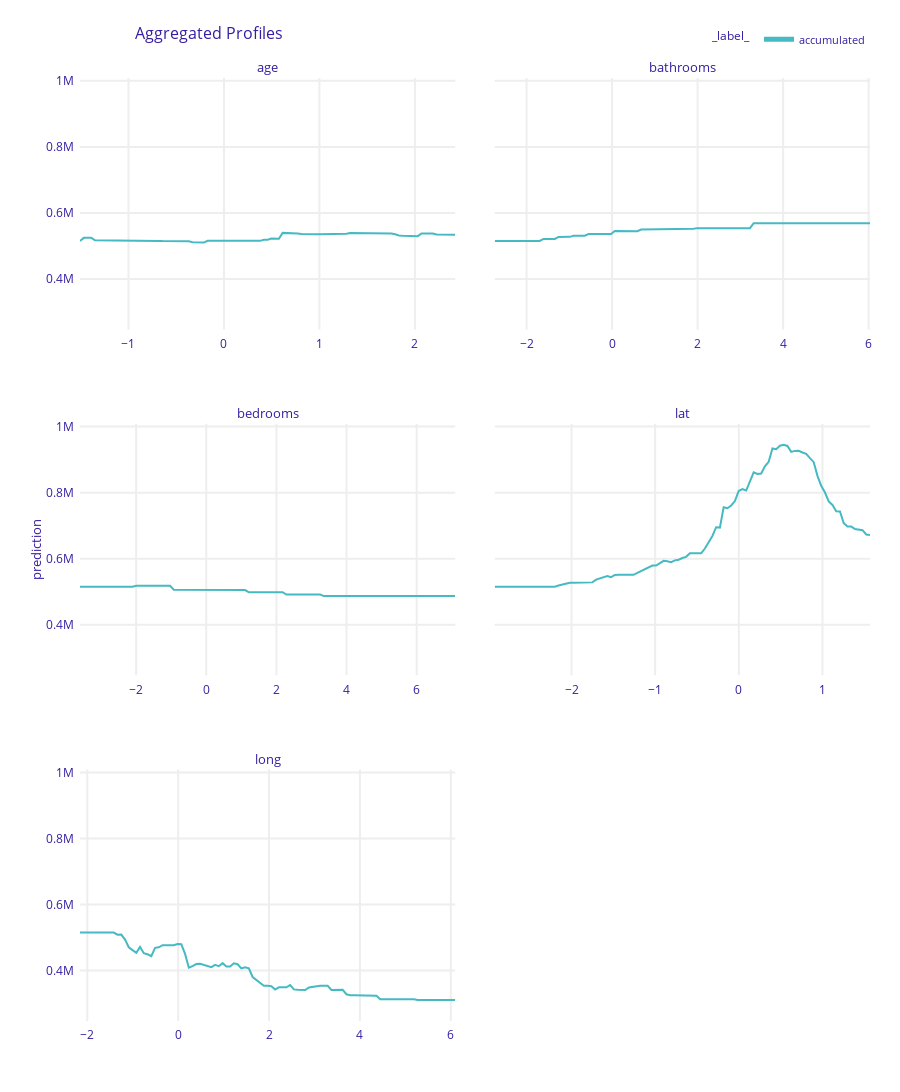

Source (notebook cell):
### Code cell
variables = ['age',
             'bathrooms', 'bedrooms',
#     'condition',  'floors', 'grade',
    'lat','long',
#     'sqft_above', 'sqft_basement', 'sqft_living',
#     'view',  'waterfront', 'zipcode'
            ]

mprof_accm = joblib.load(path_mprof_accm)
mprof_accm.plot(variables=variables) # use first parameter another model, if you have it.

### Figure 1 — Plotly figure (JSON) as saved in the notebook; plotly's stock layout.template omitted (floating-point values rounded to 4 significant figures; data arrays with more than 128 entries replaced by an {"elided": "..."} marker saying what was removed)
{"data": [{"customdata": {"elided": "101x5 mixed values"}, "hovertemplate": "<b>%{hovertext}</b><br><br>prediction=%{customdata[0]:.3f}<br>mean_prediction=%{customdata[1]:.3f}<extra></extra>", "hovertext": ["accumulated", "accumulated", "accumulated", "accumulated", "accumulated", "accumulated", "accumulated", "accumulated", "accumulated", "accumulated", "accumulated", "accumulated", "accumulated", "accumulated", "accumulated", "accumulated", "accumulated", "accumulated", "accumulated", "accumulated", "accumulated", "accumulated", "accumulated", "accumulated", "accumulated", "accumulated", "accumulated", "accumulated", "accumulated", "accumulated", "accumulated", "accumulated", "accumulated", "accumulated", "accumulated", "accumulated", "accumulated", "accumulated", "accumulated", "accumulated", "accumulated", "accumulated", "accumulated", "accumulated", "accumulated", "accumulated", "accumulated", "accumulated", "accumulated", "accumulated", "accumulated", "accumulated", "accumulated", "accumulated", "accumulated", "accumulated", "accumulated", "accumulated", "accumulated", "accumulated", "accumulated", "accumulated", "accumulated", "accumulated", "accumulated", "accumulated", "accumulated", "accumulated", "accumulated", "accumulated", "accumulated", "accumulated", "accumulated", "accumulated", "accumulated", "accumulated", "accumulated", "accumulated", "accumulated", "accumulated", "accumulated", "accumulated", "accumulated", "accumulated", "accumulated", "accumulated", "accumulated", "accumulated", "accumulated", "accumulated", "accumulated", "accumulated", "accumulated", "accumulated", "accumulated", "accumulated", "accumulated", "accumulated", "accumulated", "accumulated", "accumulated"], "legendgroup": "accumulated", "line": {"color": "#46bac2", "dash": "solid", "width": 2}, "mode": "lines", "name": "accumulated", "opacity": 1, "orientation": "v", "showlegend": true, "type": "scatter", "x": [-1.508, -1.469, -1.429, -1.39, -1.351, -1.311, -1.272, -1.233, -1.193, -1.154, -1.115, -1.076, -1.036, -0.9969, -0.9576, -0.9183, -0.879, -0.8397, -0.8004, -0.7611, -0.7218, -0.6825, -0.6432, -0.6039, -0.5646, -0.5253, -0.486, -0.4467, -0.4074, -0.3681, -0.3288, -0.2895, -0.2502, -0.2109, -0.1716, -0.1323, -0.09295, -0.05365, -0.01434, 0.02496, 0.06426, 0.1036, 0.1429, 0.1822, 0.2215, 0.2608, 0.3001, 0.3394, 0.3787, 0.418, 0.4573, 0.4966, 0.5359, 0.5752, 0.6145, 0.6538, 0.6931, 0.7324, 0.7717, 0.811, 0.8503, 0.8896, 0.9289, 0.9682, 1.008, 1.047, 1.086, 1.125, 1.165, 1.204, 1.243, 1.283, 1.322, 1.361, 1.401, 1.44, 1.479, 1.518, 1.558, 1.597, 1.636, 1.676, 1.715, 1.754, 1.794, 1.833, 1.872, 1.912, 1.951, 1.99, 2.029, 2.069, 2.108, 2.147, 2.187, 2.226, 2.265, 2.305, 2.344, 2.383, 2.422], "xaxis": "x5", "y": [515100.0, 524500.0, 524600.0, 524600.0, 517100.0, 517100.0, 517100.0, 517100.0, 517100.0, 517000.0, 516900.0, 516800.0, 516800.0, 516700.0, 516600.0, 516700.0, 515400.0, 515400.0, 515400.0, 515400.0, 515100.0, 515100.0, 514700.0, 514700.0, 514600.0, 514700.0, 514500.0, 514500.0, 514100.0, 514100.0, 511100.0, 510200.0, 510100.0, 510200.0, 515600.0, 516100.0, 515700.0, 515800.0, 515700.0, 515700.0, 515800.0, 515800.0, 515700.0, 515700.0, 515000.0, 514900.0, 515700.0, 515500.0, 515500.0, 519000.0, 519000.0, 522500.0, 523000.0, 522000.0, 539600.0, 539400.0, 539500.0, 538100.0, 538000.0, 536300.0, 535500.0, 535500.0, 535500.0, 535500.0, 535500.0, 535500.0, 536300.0, 536300.0, 536300.0, 536300.0, 536300.0, 536900.0, 539300.0, 539300.0, 539000.0, 539000.0, 538800.0, 538800.0, 539000.0, 539200.0, 539200.0, 537900.0, 537900.0, 537400.0, 535500.0, 531900.0, 530900.0, 530100.0, 530000.0, 529700.0, 529700.0, 538000.0, 537300.0, 537300.0, 538000.0, 534700.0, 534700.0, 534700.0, 534700.0, 534000.0, 534000.0], "yaxis": "y5"}, {"customdata": {"elided": "101x5 mixed values"}, "hovertemplate": "<b>%{hovertext}</b><br><br>prediction=%{customdata[0]:.3f}<br>mean_prediction=%{customdata[1]:.3f}<extra></extra>", "hovertext": ["accumulated", "accumulated", "accumulated", "accumulated", "accumulated", "accumulated", "accumulated", "accumulated", "accumulated", "accumulated", "accumulated", "accumulated", "accumulated", "accumulated", "accumulated", "accumulated", "accumulated", "accumulated", "accumulated", "accumulated", "accumulated", "accumulated", "accumulated", "accumulated", "accumulated", "accumulated", "accumulated", "accumulated", "accumulated", "accumulated", "accumulated", "accumulated", "accumulated", "accumulated", "accumulated", "accumulated", "accumulated", "accumulated", "accumulated", "accumulated", "accumulated", "accumulated", "accumulated", "accumulated", "accumulated", "accumulated", "accumulated", "accumulated", "accumulated", "accumulated", "accumulated", "accumulated", "accumulated", "accumulated", "accumulated", "accumulated", "accumulated", "accumulated", "accumulated", "accumulated", "accumulated", "accumulated", "accumulated", "accumulated", "accumulated", "accumulated", "accumulated", "accumulated", "accumulated", "accumulated", "accumulated", "accumulated", "accumulated", "accumulated", "accumulated", "accumulated", "accumulated", "accumulated", "accumulated", "accumulated", "accumulated", "accumulated", "accumulated", "accumulated", "accumulated", "accumulated", "accumulated", "accumulated", "accumulated", "accumulated", "accumulated", "accumulated", "accumulated", "accumulated", "accumulated", "accumulated", "accumulated", "accumulated", "accumulated", "accumulated", "accumulated"], "legendgroup": "accumulated", "line": {"color": "#46bac2", "dash": "solid", "width": 2}, "mode": "lines", "name": "accumulated", "opacity": 1, "orientation": "v", "showlegend": false, "type": "scatter", "x": [-2.744, -2.656, -2.568, -2.481, -2.393, -2.305, -2.217, -2.13, -2.042, -1.954, -1.866, -1.779, -1.691, -1.603, -1.515, -1.428, -1.34, -1.252, -1.164, -1.077, -0.9888, -0.9011, -0.8133, -0.7256, -0.6378, -0.5501, -0.4623, -0.3746, -0.2868, -0.199, -0.1113, -0.02353, 0.06423, 0.152, 0.2397, 0.3275, 0.4153, 0.503, 0.5908, 0.6785, 0.7663, 0.854, 0.9418, 1.03, 1.117, 1.205, 1.293, 1.381, 1.468, 1.556, 1.644, 1.732, 1.819, 1.907, 1.995, 2.083, 2.17, 2.258, 2.346, 2.434, 2.521, 2.609, 2.697, 2.785, 2.872, 2.96, 3.048, 3.136, 3.223, 3.311, 3.399, 3.487, 3.574, 3.662, 3.75, 3.838, 3.925, 4.013, 4.101, 4.189, 4.277, 4.364, 4.452, 4.54, 4.628, 4.715, 4.803, 4.891, 4.979, 5.066, 5.154, 5.242, 5.33, 5.417, 5.505, 5.593, 5.681, 5.768, 5.856, 5.944, 6.032], "xaxis": "x6", "y": [515100.0, 515100.0, 515100.0, 515100.0, 515100.0, 515100.0, 515100.0, 515100.0, 515100.0, 515100.0, 515100.0, 515100.0, 515100.0, 521300.0, 521300.0, 521300.0, 521300.0, 527400.0, 527400.0, 527600.0, 527600.0, 530800.0, 530800.0, 530800.0, 530800.0, 535900.0, 535900.0, 535900.0, 536400.0, 536400.0, 536400.0, 536400.0, 545300.0, 545300.0, 545300.0, 545300.0, 544700.0, 544700.0, 544700.0, 550000.0, 550000.0, 550000.0, 550000.0, 550000.0, 550000.0, 550000.0, 550000.0, 551900.0, 551900.0, 551900.0, 551900.0, 551900.0, 551900.0, 551900.0, 554000.0, 554000.0, 554000.0, 554000.0, 552300.0, 552300.0, 552300.0, 552300.0, 554000.0, 554000.0, 554000.0, 554000.0, 554000.0, 554000.0, 554000.0, 568900.0, 568900.0, 568900.0, 568900.0, 568900.0, 568900.0, 568900.0, 568900.0, 568900.0, 568900.0, 568900.0, 568900.0, 568900.0, 568900.0, 568900.0, 568900.0, 568900.0, 568900.0, 568900.0, 568900.0, 568900.0, 568900.0, 568900.0, 568900.0, 568900.0, 568900.0, 568900.0, 568900.0, 568900.0, 568900.0, 568900.0, 568900.0], "yaxis": "y6"}, {"customdata": {"elided": "101x5 mixed values"}, "hovertemplate": "<b>%{hovertext}</b><br><br>prediction=%{customdata[0]:.3f}<br>mean_prediction=%{customdata[1]:.3f}<extra></extra>", "hovertext": ["accumulated", "accumulated", "accumulated", "accumulated", "accumulated", "accumulated", "accumulated", "accumulated", "accumulated", "accumulated", "accumulated", "accumulated", "accumulated", "accumulated", "accumulated", "accumulated", "accumulated", "accumulated", "accumulated", "accumulated", "accumulated", "accumulated", "accumulated", "accumulated", "accumulated", "accumulated", "accumulated", "accumulated", "accumulated", "accumulated", "accumulated", "accumulated", "accumulated", "accumulated", "accumulated", "accumulated", "accumulated", "accumulated", "accumulated", "accumulated", "accumulated", "accumulated", "accumulated", "accumulated", "accumulated", "accumulated", "accumulated", "accumulated", "accumulated", "accumulated", "accumulated", "accumulated", "accumulated", "accumulated", "accumulated", "accumulated", "accumulated", "accumulated", "accumulated", "accumulated", "accumulated", "accumulated", "accumulated", "accumulated", "accumulated", "accumulated", "accumulated", "accumulated", "accumulated", "accumulated", "accumulated", "accumulated", "accumulated", "accumulated", "accumulated", "accumulated", "accumulated", "accumulated", "accumulated", "accumulated", "accumulated", "accumulated", "accumulated", "accumulated", "accumulated", "accumulated", "accumulated", "accumulated", "accumulated", "accumulated", "accumulated", "accumulated", "accumulated", "accumulated", "accumulated", "accumulated", "accumulated", "accumulated", "accumulated", "accumulated", "accumulated"], "legendgroup": "accumulated", "line": {"color": "#46bac2", "dash": "solid", "width": 2}, "mode": "lines", "name": "accumulated", "opacity": 1, "orientation": "v", "showlegend": false, "type": "scatter", "x": [-3.6, -3.493, -3.386, -3.279, -3.172, -3.065, -2.958, -2.851, -2.744, -2.637, -2.53, -2.423, -2.316, -2.209, -2.102, -1.995, -1.888, -1.781, -1.674, -1.567, -1.46, -1.353, -1.246, -1.139, -1.032, -0.9254, -0.8183, -0.7113, -0.6043, -0.4973, -0.3903, -0.2833, -0.1763, -0.06931, 0.03769, 0.1447, 0.2517, 0.3587, 0.4657, 0.5727, 0.6797, 0.7867, 0.8937, 1.001, 1.108, 1.215, 1.322, 1.429, 1.536, 1.643, 1.75, 1.857, 1.964, 2.071, 2.178, 2.285, 2.392, 2.499, 2.606, 2.713, 2.82, 2.927, 3.034, 3.141, 3.248, 3.355, 3.462, 3.569, 3.676, 3.783, 3.89, 3.997, 4.104, 4.211, 4.318, 4.425, 4.532, 4.639, 4.746, 4.853, 4.96, 5.067, 5.174, 5.281, 5.388, 5.495, 5.602, 5.709, 5.816, 5.923, 6.03, 6.137, 6.244, 6.351, 6.458, 6.565, 6.672, 6.779, 6.886, 6.993, 7.1], "xaxis": "x3", "y": [515100.0, 515100.0, 515100.0, 515100.0, 515100.0, 515100.0, 515100.0, 515100.0, 515100.0, 515100.0, 515100.0, 515100.0, 515100.0, 515100.0, 515100.0, 517900.0, 517900.0, 517900.0, 517900.0, 517900.0, 517900.0, 517900.0, 517900.0, 517900.0, 517900.0, 506100.0, 506100.0, 506100.0, 506100.0, 506100.0, 506100.0, 506100.0, 506100.0, 506100.0, 506100.0, 505000.0, 505000.0, 505000.0, 505000.0, 505000.0, 505000.0, 505000.0, 505000.0, 505000.0, 505000.0, 498400.0, 498400.0, 498400.0, 498400.0, 498400.0, 498400.0, 498400.0, 498400.0, 498400.0, 498400.0, 491500.0, 491500.0, 491500.0, 491500.0, 491500.0, 491500.0, 491500.0, 491500.0, 491500.0, 491500.0, 486900.0, 486900.0, 486900.0, 486900.0, 486900.0, 486900.0, 486900.0, 486900.0, 486900.0, 486900.0, 486900.0, 486900.0, 486900.0, 486900.0, 486900.0, 486900.0, 486900.0, 486900.0, 486900.0, 486900.0, 486900.0, 486900.0, 486900.0, 486900.0, 486900.0, 486900.0, 486900.0, 486900.0, 486900.0, 486900.0, 486900.0, 486900.0, 486900.0, 486900.0, 486900.0, 486900.0], "yaxis": "y3"}, {"customdata": {"elided": "101x5 mixed values"}, "hovertemplate": "<b>%{hovertext}</b><br><br>prediction=%{customdata[0]:.3f}<br>mean_prediction=%{customdata[1]:.3f}<extra></extra>", "hovertext": ["accumulated", "accumulated", "accumulated", "accumulated", "accumulated", "accumulated", "accumulated", "accumulated", "accumulated", "accumulated", "accumulated", "accumulated", "accumulated", "accumulated", "accumulated", "accumulated", "accumulated", "accumulated", "accumulated", "accumulated", "accumulated", "accumulated", "accumulated", "accumulated", "accumulated", "accumulated", "accumulated", "accumulated", "accumulated", "accumulated", "accumulated", "accumulated", "accumulated", "accumulated", "accumulated", "accumulated", "accumulated", "accumulated", "accumulated", "accumulated", "accumulated", "accumulated", "accumulated", "accumulated", "accumulated", "accumulated", "accumulated", "accumulated", "accumulated", "accumulated", "accumulated", "accumulated", "accumulated", "accumulated", "accumulated", "accumulated", "accumulated", "accumulated", "accumulated", "accumulated", "accumulated", "accumulated", "accumulated", "accumulated", "accumulated", "accumulated", "accumulated", "accumulated", "accumulated", "accumulated", "accumulated", "accumulated", "accumulated", "accumulated", "accumulated", "accumulated", "accumulated", "accumulated", "accumulated", "accumulated", "accumulated", "accumulated", "accumulated", "accumulated", "accumulated", "accumulated", "accumulated", "accumulated", "accumulated", "accumulated", "accumulated", "accumulated", "accumulated", "accumulated", "accumulated", "accumulated", "accumulated", "accumulated", "accumulated", "accumulated", "accumulated"], "legendgroup": "accumulated", "line": {"color": "#46bac2", "dash": "solid", "width": 2}, "mode": "lines", "name": "accumulated", "opacity": 1, "orientation": "v", "showlegend": false, "type": "scatter", "x": [-2.918, -2.873, -2.828, -2.783, -2.738, -2.693, -2.649, -2.604, -2.559, -2.514, -2.469, -2.424, -2.379, -2.335, -2.29, -2.245, -2.2, -2.155, -2.11, -2.065, -2.02, -1.976, -1.931, -1.886, -1.841, -1.796, -1.751, -1.706, -1.662, -1.617, -1.572, -1.527, -1.482, -1.437, -1.392, -1.348, -1.303, -1.258, -1.213, -1.168, -1.123, -1.078, -1.034, -0.9887, -0.9438, -0.899, -0.8541, -0.8093, -0.7644, -0.7195, -0.6747, -0.6298, -0.5849, -0.5401, -0.4952, -0.4504, -0.4055, -0.3606, -0.3158, -0.2709, -0.2261, -0.1812, -0.1363, -0.09148, -0.04661, -0.001754, 0.04311, 0.08797, 0.1328, 0.1777, 0.2226, 0.2674, 0.3123, 0.3571, 0.402, 0.4469, 0.4917, 0.5366, 0.5814, 0.6263, 0.6712, 0.716, 0.7609, 0.8057, 0.8506, 0.8955, 0.9403, 0.9852, 1.03, 1.075, 1.12, 1.165, 1.209, 1.254, 1.299, 1.344, 1.389, 1.434, 1.479, 1.524, 1.568], "xaxis": "x4", "y": [515100.0, 515100.0, 515100.0, 515100.0, 515100.0, 515100.0, 515100.0, 515300.0, 515300.0, 514800.0, 514800.0, 517000.0, 517000.0, 517000.0, 517000.0, 517000.0, 515400.0, 518700.0, 521700.0, 525000.0, 526900.0, 526900.0, 526900.0, 527900.0, 528200.0, 528200.0, 528300.0, 536600.0, 539500.0, 542600.0, 547500.0, 544300.0, 550900.0, 551100.0, 551300.0, 551800.0, 550600.0, 551300.0, 557100.0, 562400.0, 566300.0, 573200.0, 579300.0, 579500.0, 587800.0, 593500.0, 592500.0, 589500.0, 595000.0, 597000.0, 602100.0, 605700.0, 616500.0, 616000.0, 617400.0, 616200.0, 630800.0, 648700.0, 668800.0, 695400.0, 694300.0, 755800.0, 752900.0, 761300.0, 774500.0, 804900.0, 810700.0, 806500.0, 835800.0, 861700.0, 856500.0, 857900.0, 879600.0, 893500.0, 933800.0, 931700.0, 942000.0, 945200.0, 941500.0, 923400.0, 926500.0, 926800.0, 921600.0, 917700.0, 904400.0, 892300.0, 850800.0, 820700.0, 800400.0, 773600.0, 762700.0, 743500.0, 743000.0, 707700.0, 697300.0, 697300.0, 690000.0, 687300.0, 686300.0, 673400.0, 671900.0], "yaxis": "y4"}, {"customdata": {"elided": "101x5 mixed values"}, "hovertemplate": "<b>%{hovertext}</b><br><br>prediction=%{customdata[0]:.3f}<br>mean_prediction=%{customdata[1]:.3f}<extra></extra>", "hovertext": ["accumulated", "accumulated", "accumulated", "accumulated", "accumulated", "accumulated", "accumulated", "accumulated", "accumulated", "accumulated", "accumulated", "accumulated", "accumulated", "accumulated", "accumulated", "accumulated", "accumulated", "accumulated", "accumulated", "accumulated", "accumulated", "accumulated", "accumulated", "accumulated", "accumulated", "accumulated", "accumulated", "accumulated", "accumulated", "accumulated", "accumulated", "accumulated", "accumulated", "accumulated", "accumulated", "accumulated", "accumulated", "accumulated", "accumulated", "accumulated", "accumulated", "accumulated", "accumulated", "accumulated", "accumulated", "accumulated", "accumulated", "accumulated", "accumulated", "accumulated", "accumulated", "accumulated", "accumulated", "accumulated", "accumulated", "accumulated", "accumulated", "accumulated", "accumulated", "accumulated", "accumulated", "accumulated", "accumulated", "accumulated", "accumulated", "accumulated", "accumulated", "accumulated", "accumulated", "accumulated", "accumulated", "accumulated", "accumulated", "accumulated", "accumulated", "accumulated", "accumulated", "accumulated", "accumulated", "accumulated", "accumulated", "accumulated", "accumulated", "accumulated", "accumulated", "accumulated", "accumulated", "accumulated", "accumulated", "accumulated", "accumulated", "accumulated", "accumulated", "accumulated", "accumulated", "accumulated", "accumulated", "accumulated", "accumulated", "accumulated", "accumulated"], "legendgroup": "accumulated", "line": {"color": "#46bac2", "dash": "solid", "width": 2}, "mode": "lines", "name": "accumulated", "opacity": 1, "orientation": "v", "showlegend": false, "type": "scatter", "x": [-2.161, -2.078, -1.996, -1.913, -1.831, -1.748, -1.665, -1.583, -1.5, -1.418, -1.335, -1.252, -1.17, -1.087, -1.005, -0.9221, -0.8395, -0.7569, -0.6743, -0.5917, -0.5091, -0.4265, -0.3439, -0.2613, -0.1788, -0.09616, -0.01357, 0.06902, 0.1516, 0.2342, 0.3168, 0.3994, 0.482, 0.5646, 0.6471, 0.7297, 0.8123, 0.8949, 0.9775, 1.06, 1.143, 1.225, 1.308, 1.39, 1.473, 1.556, 1.638, 1.721, 1.803, 1.886, 1.969, 2.051, 2.134, 2.216, 2.299, 2.382, 2.464, 2.547, 2.629, 2.712, 2.794, 2.877, 2.96, 3.042, 3.125, 3.207, 3.29, 3.373, 3.455, 3.538, 3.62, 3.703, 3.786, 3.868, 3.951, 4.033, 4.116, 4.199, 4.281, 4.364, 4.446, 4.529, 4.611, 4.694, 4.777, 4.859, 4.942, 5.024, 5.107, 5.19, 5.272, 5.355, 5.437, 5.52, 5.603, 5.685, 5.768, 5.85, 5.933, 6.015, 6.098], "xaxis": "x", "y": [515100.0, 515100.0, 515100.0, 515100.0, 515100.0, 515100.0, 515100.0, 515100.0, 515100.0, 515100.0, 508400.0, 508900.0, 493500.0, 470500.0, 461700.0, 453800.0, 471200.0, 452500.0, 449100.0, 443400.0, 468700.0, 470100.0, 476800.0, 476300.0, 476900.0, 476500.0, 480500.0, 479400.0, 450400.0, 408700.0, 413200.0, 419500.0, 420200.0, 416900.0, 415300.0, 410100.0, 417100.0, 413100.0, 422300.0, 412000.0, 412300.0, 421900.0, 419100.0, 406600.0, 410100.0, 406400.0, 380400.0, 371200.0, 363100.0, 353800.0, 353900.0, 352700.0, 342500.0, 349200.0, 349200.0, 349200.0, 356100.0, 342900.0, 341800.0, 341800.0, 340800.0, 348600.0, 350700.0, 353400.0, 353700.0, 353700.0, 353700.0, 341000.0, 341400.0, 341400.0, 341400.0, 328100.0, 325100.0, 325100.0, 325100.0, 325100.0, 325100.0, 325100.0, 323500.0, 323500.0, 312900.0, 312900.0, 312900.0, 312900.0, 312900.0, 312900.0, 312900.0, 312900.0, 312900.0, 312900.0, 310600.0, 310600.0, 310600.0, 310600.0, 310600.0, 310600.0, 310600.0, 310600.0, 310600.0, 310600.0, 310600.0], "yaxis": "y"}], "layout": {"annotations": [{"font": {"size": 13}, "showarrow": false, "text": "long", "x": 0.2375, "xanchor": "center", "xref": "paper", "y": 0.2667, "yanchor": "bottom", "yref": "paper"}, {"font": {"size": 13}, "showarrow": false, "text": "bedrooms", "x": 0.2375, "xanchor": "center", "xref": "paper", "y": 0.6333, "yanchor": "bottom", "yref": "paper"}, {"font": {"size": 13}, "showarrow": false, "text": "lat", "x": 0.7625, "xanchor": "center", "xref": "paper", "y": 0.6333, "yanchor": "bottom", "yref": "paper"}, {"font": {"size": 13}, "showarrow": false, "text": "age", "x": 0.2375, "xanchor": "center", "xref": "paper", "y": 1, "yanchor": "bottom", "yref": "paper"}, {"font": {"size": 13}, "showarrow": false, "text": "bathrooms", "x": 0.7625, "xanchor": "center", "xref": "paper", "y": 1, "yanchor": "bottom", "yref": "paper"}, {"font": {"size": 13}, "showarrow": false, "text": "prediction", "textangle": -90, "x": -0.07, "xref": "paper", "y": 0.5, "yref": "paper"}], "font": {"color": "#371ea3"}, "height": 1169, "hovermode": "x unified", "legend": {"font": {"size": 11}, "itemsizing": "constant", "orientation": "h", "title": {"font": {"size": 12}, "text": "_label_"}, "tracegroupgap": 0, "x": 1, "xanchor": "right", "y": 1.026, "yanchor": "bottom"}, "margin": {"b": 71, "r": 30, "t": 78}, "title": {"font": {"size": 16}, "text": "Aggregated Profiles", "x": 0.15}, "xaxis": {"anchor": "y", "automargin": true, "domain": [0, 0.475], "fixedrange": true, "gridwidth": 2, "showticklabels": true, "tickcolor": "white", "ticklen": 3, "ticks": "outside", "title": {"text": ""}, "type": "linear", "zeroline": false}, "xaxis2": {"anchor": "y2", "automargin": true, "domain": [0.525, 1], "fixedrange": true, "gridwidth": 2, "showticklabels": true, "tickcolor": "white", "ticklen": 3, "ticks": "outside", "title": {"text": ""}, "type": "linear", "zeroline": false}, "xaxis3": {"anchor": "y3", "automargin": true, "domain": [0, 0.475], "fixedrange": true, "gridwidth": 2, "showticklabels": true, "tickcolor": "white", "ticklen": 3, "ticks": "outside", "title": {"text": ""}, "type": "linear", "zeroline": false}, "xaxis4": {"anchor": "y4", "automargin": true, "domain": [0.525, 1], "fixedrange": true, "gridwidth": 2, "showticklabels": true, "tickcolor": "white", "ticklen": 3, "ticks": "outside", "title": {"text": ""}, "type": "linear", "zeroline": false}, "xaxis5": {"anchor": "y5", "automargin": true, "domain": [0, 0.475], "fixedrange": true, "gridwidth": 2, "showticklabels": true, "tickcolor": "white", "ticklen": 3, "ticks": "outside", "title": {"text": ""}, "type": "linear", "zeroline": false}, "xaxis6": {"anchor": "y6", "automargin": true, "domain": [0.525, 1], "fixedrange": true, "gridwidth": 2, "showticklabels": true, "tickcolor": "white", "ticklen": 3, "ticks": "outside", "title": {"text": ""}, "type": "linear", "zeroline": false}, "yaxis": {"anchor": "x", "automargin": true, "domain": [0, 0.2667], "fixedrange": true, "gridwidth": 2, "range": [247100.0, 1009000.0], "tickcolor": "white", "ticklen": 3, "ticks": "outside", "title": {"text": ""}, "type": "linear", "zeroline": false}, "yaxis2": {"anchor": "x2", "automargin": true, "domain": [0, 0.2667], "fixedrange": true, "gridwidth": 2, "matches": "y", "range": [247100.0, 1009000.0], "showticklabels": false, "tickcolor": "white", "ticklen": 3, "ticks": "outside", "title": {"text": ""}, "type": "linear", "zeroline": false}, "yaxis3": {"anchor": "x3", "automargin": true, "domain": [0.3667, 0.6333], "fixedrange": true, "gridwidth": 2, "matches": "y", "range": [247100.0, 1009000.0], "tickcolor": "white", "ticklen": 3, "ticks": "outside", "title": {"text": ""}, "type": "linear", "zeroline": false}, "yaxis4": {"anchor": "x4", "automargin": true, "domain": [0.3667, 0.6333], "fixedrange": true, "gridwidth": 2, "matches": "y", "range": [247100.0, 1009000.0], "showticklabels": false, "tickcolor": "white", "ticklen": 3, "ticks": "outside", "title": {"text": ""}, "type": "linear", "zeroline": false}, "yaxis5": {"anchor": "x5", "automargin": true, "domain": [0.7333, 1], "fixedrange": true, "gridwidth": 2, "matches": "y", "range": [247100.0, 1009000.0], "tickcolor": "white", "ticklen": 3, "ticks": "outside", "title": {"text": ""}, "type": "linear", "zeroline": false}, "yaxis6": {"anchor": "x6", "automargin": true, "domain": [0.7333, 1], "fixedrange": true, "gridwidth": 2, "matches": "y", "range": [247100.0, 1009000.0], "showticklabels": false, "tickcolor": "white", "ticklen": 3, "ticks": "outside", "title": {"text": ""}, "type": "linear", "zeroline": false}}}
